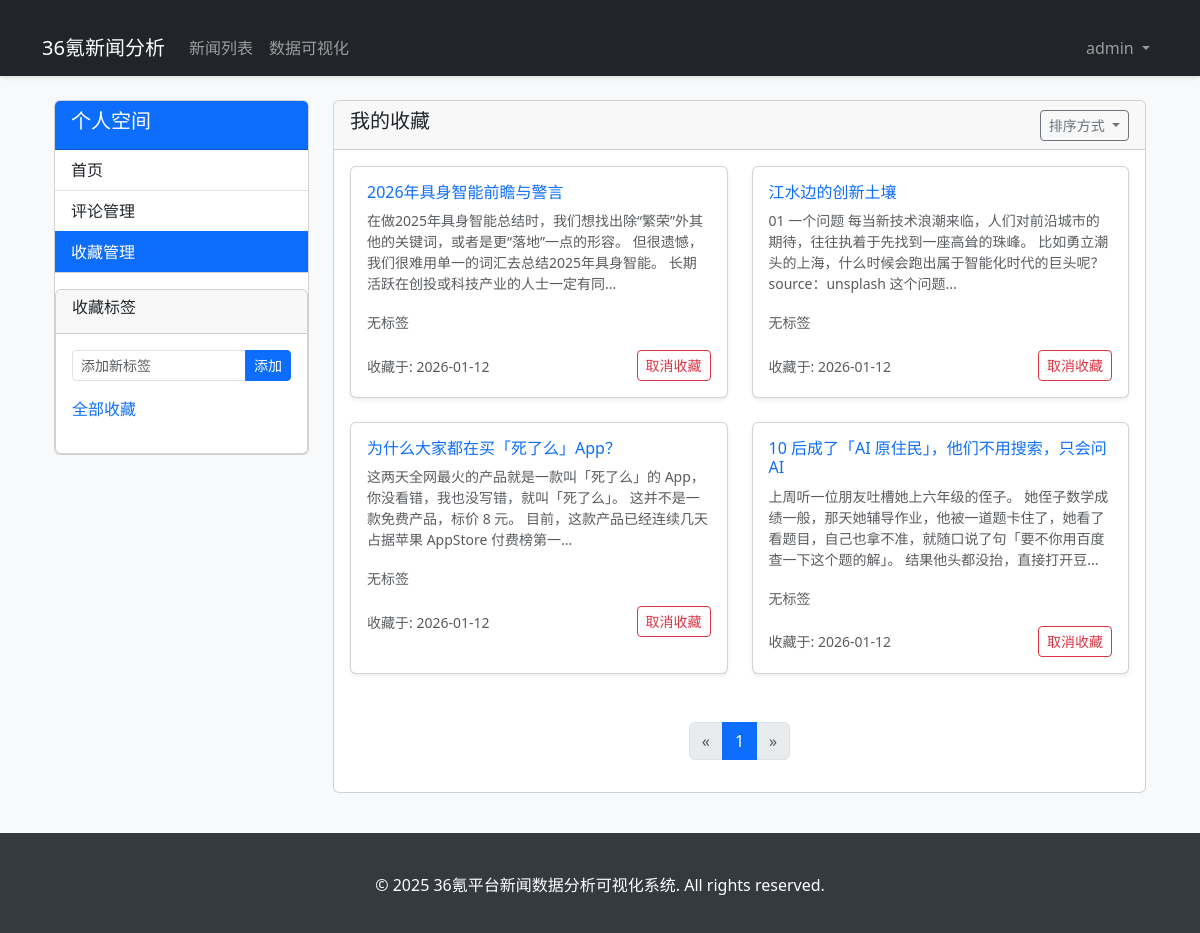
The page /collections/ (signed in) on the database its author committed.
### news_analysis/models.py (models this page shows, shortened)
class Collection(models.Model):
    user = models.ForeignKey(User, on_delete=models.CASCADE, related_name='collections', verbose_name='收藏用户')
    news = models.ForeignKey(News, on_delete=models.CASCADE, related_name='collections', verbose_name='收藏新闻')
    tags = models.ManyToManyField(CollectionTag, blank=True, related_name='collections', verbose_name='收藏标签')
    created_at = models.DateTimeField(auto_now_add=True, verbose_name='收藏时间')
    class Meta:
        verbose_name = '收藏'
        verbose_name_plural = '收藏列表'
        unique_together = ('user', 'news')

class News(models.Model):
    title = models.CharField(max_length=255, verbose_name='新闻标题')
    content = models.TextField(verbose_name='新闻内容')
    publish_time = models.DateTimeField(verbose_name='发布时间')
    url = models.URLField(max_length=500, verbose_name='新闻链接', unique=True)
    platform = models.CharField(max_length=20, choices=PlatformChoice.choices, verbose_name='来源平台')
    source_id = models.CharField(max_length=100, verbose_name='平台内部ID', unique=True)
    author = models.CharField(max_length=100, blank=True, null=True, verbose_name='作者')
    read_count = models.IntegerField(default=0, verbose_name='阅读量')
    created_at = models.DateTimeField(auto_now_add=True, verbose_name='创建时间')
    updated_at = models.DateTimeField(auto_now=True, verbose_name='更新时间')
    is_valid = models.BooleanField(default=True, verbose_name='是否有效')
    class Meta:
        verbose_name = '新闻'
        verbose_name_plural = '新闻列表'
        ordering = ['-publish_time']

### news_analysis/views/profile_views.py (the view)
# urls.py: path('collections/', profile_views.user_collections, name='user_collections'),
@login_required
def user_collections(request):
    tag_id = request.GET.get('tag', '')
    sort_by = request.GET.get('sort', 'created_at')  # created_at 或 publish_time
    order = request.GET.get('order', 'desc')  # asc 或 desc
    query = Q(user=request.user)
    if tag_id:
        query &= Q(tags__id=tag_id)
    collections = Collection.objects.filter(query).distinct()
    if sort_by == 'publish_time':
        if order == 'asc':
            collections = collections.order_by('news__publish_time')
        else:
            collections = collections.order_by('-news__publish_time')
    else:  # 默认按收藏时间排序
        if order == 'asc':
            collections = collections.order_by('created_at')
        else:
            collections = collections.order_by('-created_at')
    user_tags = CollectionTag.objects.filter(user=request.user).order_by('name')
    paginator = Paginator(collections, 10)
    page = request.GET.get('page', 1)
    try:
        collections_page = paginator.page(page)
    except PageNotAnInteger:
        collections_page = paginator.page(1)
    except EmptyPage:
        collections_page = paginator.page(paginator.num_pages)
    return render(request, 'profile/collections.html', {
        'collections': collections_page,
        'user_tags': user_tags,
        'selected_tag': tag_id,
        'sort_by': sort_by,
        'order': order
    })

### templates/profile/collections.html (shortened to what this page needs)
{% extends 'base.html' %}
{% block content %}
<div class="container mt-4">
    <div class="row">
        <div class="col-md-3">
            <div class="card">
                <div class="card-header bg-primary text-white">
                    <h5>个人空间</h5>
                </div>
                <ul class="list-group list-group-flush">
                    <li class="list-group-item">
                        <a href="{% url 'profile' %}" class="text-dark text-decoration-none">首页</a>
                    </li>
                    <li class="list-group-item">
                        <a href="{% url 'user_comments' %}" class="text-dark text-decoration-none">评论管理</a>
                    </li>
                    <li class="list-group-item active">
                        <a href="{% url 'user_collections' %}" class="text-white text-decoration-none">收藏管理</a>
                    </li>
                </ul>
                <div class="card mt-3">
                    <div class="card-header">
                        <h6>收藏标签</h6>
                    </div>
                    <div class="card-body">
                        <form method="post" action="{% url 'add_collection_tag' %}" class="mb-3">
                            <div class="input-group">
                                <input type="text" class="form-control form-control-sm" placeholder="添加新标签" name="tag_name">
                                <button type="submit" class="btn btn-sm btn-primary">添加</button>
                            </div>
                        </form>
                        <ul class="list-unstyled">
                            <li class="mb-2">
                                <a href="{% url 'user_collections' %}" class="text-decoration-none {% if not selected_tag %}text-primary{% else %}text-dark{% endif %}">
                                    全部收藏
                                </a>
                            </li>
                        </ul>
                    </div>
                </div>
            </div>
        </div>
        <div class="col-md-9">
            <div class="card">
                <div class="card-header">
                    <div class="d-flex justify-content-between align-items-center">
                        <h5>我的收藏</h5>
                        <div class="dropdown">
                            <button class="btn btn-sm btn-outline-secondary dropdown-toggle" type="button" id="sortDropdown" data-bs-toggle="dropdown" aria-expanded="false">
                                排序方式
                            </button>
                        </div>
                    </div>
                </div>
                <div class="card-body">
                    {% if collections %}
                        <div class="row">
                            {% for collection in collections %}
                                <div class="col-md-6 mb-4">
                                    <div class="card shadow-sm h-100">
                                        <div class="card-body">
                                            <h6 class="card-title mb-2">
                                                <a href="{% url 'news_detail' collection.news.id %}" class="text-primary text-decoration-none">
                                                    {{ collection.news.title|truncatechars:50 }}
                                                </a>
                                            </h6>
                                            <p class="card-text text-muted small mb-3">
                                                {{ collection.news.content|striptags|truncatechars:100 }}
                                            </p>
                                            <div class="mb-3">
                                                {% if collection.tags.all %}
                                                    {% for tag in collection.tags.all %}
                                                        <span class="badge bg-secondary me-1">
                                                            {{ tag.name }}
                                                        </span>
                                                    {% endfor %}
                                                {% else %}
                                                    <span class="text-muted small">无标签</span>
                                                {% endif %}
                                            </div>
                                            <div class="d-flex justify-content-between align-items-center">
                                                <div>
                                                    <small class="text-muted">
                                                        收藏于: {{ collection.created_at|date:"Y-m-d" }}
                                                    </small>
                                                </div>
                                                <div class="btn-group">
                                                    <a href="{% url 'remove_collection' collection.id %}" class="btn btn-sm btn-outline-danger" onclick="return confirm('确定要取消收藏这篇文章吗？')">
                                                        取消收藏
                                                    </a>
                                                </div>
                                            </div>
                                        </div>
                                    </div>
                                </div>
                            {% endfor %}
                        </div>
                        <nav aria-label="Page navigation" class="mt-4">
                            <ul class="pagination justify-content-center">
                                {% if collections.has_previous %}
                                    <li class="page-item">
                                        <a class="page-link" href="?page={{ collections.previous_page_number }}{% if selected_tag %}&tag={{ selected_tag }}{% endif %}{% if sort_by %}&sort={{ sort_by }}{% endif %}{% if order %}&order={{ order }}{% endif %}" aria-label="Previous">
                                            <span aria-hidden="true">&laquo;</span>
                                        </a>
                                    </li>
                                {% else %}
                                    <li class="page-item disabled">
                                        <a class="page-link" href="#" aria-label="Previous">
                                            <span aria-hidden="true">&laquo;</span>
                                        </a>
                                    </li>
                                {% endif %}
                                {% for num in collections.paginator.page_range %}
                                    {% if collections.number == num %}
                                        <li class="page-item active"><a class="page-link" href="#">{{ num }}</a></li>
                                    {% else %}
                                        <li class="page-item"><a class="page-link" href="?page={{ num }}{% if selected_tag %}&tag={{ selected_tag }}{% endif %}{% if sort_by %}&sort={{ sort_by }}{% endif %}{% if order %}&order={{ order }}{% endif %}">{{ num }}</a></li>
                                    {% endif %}
                                {% endfor %}
                                {% if collections.has_next %}
                                    <li class="page-item">
                                        <a class="page-link" href="?page={{ collections.next_page_number }}{% if selected_tag %}&tag={{ selected_tag }}{% endif %}{% if sort_by %}&sort={{ sort_by }}{% endif %}{% if order %}&order={{ order }}{% endif %}" aria-label="Next">
                                            <span aria-hidden="true">&raquo;</span>
                                        </a>
                                    </li>
                                {% else %}
                                    <li class="page-item disabled">
                                        <a class="page-link" href="#" aria-label="Next">
                                            <span aria-hidden="true">&raquo;</span>
                                        </a>
                                    </li>
                                {% endif %}
                            </ul>
                        </nav>
                    {% else %}
                        <div class="text-center py-5">
                            <p class="text-muted">暂无收藏{% if selected_tag %}，或者该标签下没有收藏{% endif %}。</p>
                        </div>
                    {% endif %}
                </div>
            </div>
        </div>
    </div>
</div>
{% endblock %}

### templates/base/base.html (shortened to what this page needs)
<!DOCTYPE html>
<html lang="zh-CN">
<head>
    <link href="https://cdn.jsdelivr.net/npm/bootstrap@5.3.0/dist/css/bootstrap.min.css" rel="stylesheet">
    <link href="https://cdn.jsdelivr.net/npm/bootstrap-icons@1.11.1/font/bootstrap-icons.css" rel="stylesheet">
</head>
<body>
    <nav class="navbar navbar-expand-lg navbar-dark bg-dark">
        <div class="container">
            <a class="navbar-brand" href="{% url 'home' %}">36氪新闻分析</a>
            <div class="collapse navbar-collapse" id="navbarNav">
                <ul class="navbar-nav me-auto">
                    <li class="nav-item">
                        <a class="nav-link" href="{% url 'news_list' %}">新闻列表</a>
                    </li>
                    <li class="nav-item">
                        <a class="nav-link" href="{% url 'dashboard' %}">数据可视化</a>
                    </li>
                </ul>
                <ul class="navbar-nav">
                    {% if user.is_authenticated %}
                        <li class="nav-item dropdown">
                            <a class="nav-link dropdown-toggle" href="#" role="button" data-bs-toggle="dropdown" aria-expanded="false">
                                {{ user.username }}
                            </a>
                        </li>
                    {% endif %}
                </ul>
            </div>
        </div>
    </nav>
    <div class="container">
        {% block content %}{% endblock %}
    </div>
    <footer class="footer text-center">
        <div class="container">
            <p>&copy; 2025 36氪平台新闻数据分析可视化系统. All rights reserved.</p>
        </div>
    </footer>
</body>
</html>

### templates/base/base.html (style rules this page uses)
body { background-color: #f8f9fa; }
.navbar { box-shadow: 0 2px 4px rgba(0,0,0,0.1); }
.container { margin-top: 20px; }
.footer { background-color: #343a40; color: white; padding: 20px 0; margin-top: 40px; }

### rows shown on the page
Collection: news "2026年具身智能前瞻与警言", news.content "在做2025年具身智能总结时，我们想找出除“繁荣”外其他的关键词，或者是更“落地”一点的形容。 但很遗憾，我们很难用单一的词汇去总结2025年具身智能。 长期活跃在创投或科技产业的人士一定有同...", shows "无标签", created_at "2026-01-12"
Collection: news "江水边的创新土壤", news.content "01 一个问题 每当新技术浪潮来临，人们对前沿城市的期待，往往执着于先找到一座高耸的珠峰。 比如勇立潮头的上海，什么时候会跑出属于智能化时代的巨头呢？ source：unsplash 这个问题...", shows "无标签", created_at "2026-01-12"
Collection: news "为什么大家都在买「死了么」App？", news.content "这两天全网最火的产品就是一款叫「死了么」的 App，你没看错，我也没写错，就叫「死了么」。 这并不是一款免费产品，标价 8 元。 目前，这款产品已经连续几天占据苹果 AppStore 付费榜第一...", shows "无标签", created_at "2026-01-12"
Collection: news "10 后成了「AI 原住民」，他们不用搜索，只会问 AI", news.content "上周听一位朋友吐槽她上六年级的侄子。 她侄子数学成绩一般，那天她辅导作业，他被一道题卡住了，她看了看题目，自己也拿不准，就随口说了句「要不你用百度查一下这个题的解」。 结果他头都没抬，直接打开豆...", shows "无标签", created_at "2026-01-12"

### other values the page prints
{{ user.username }} "admin"
{{ num }} "1"
